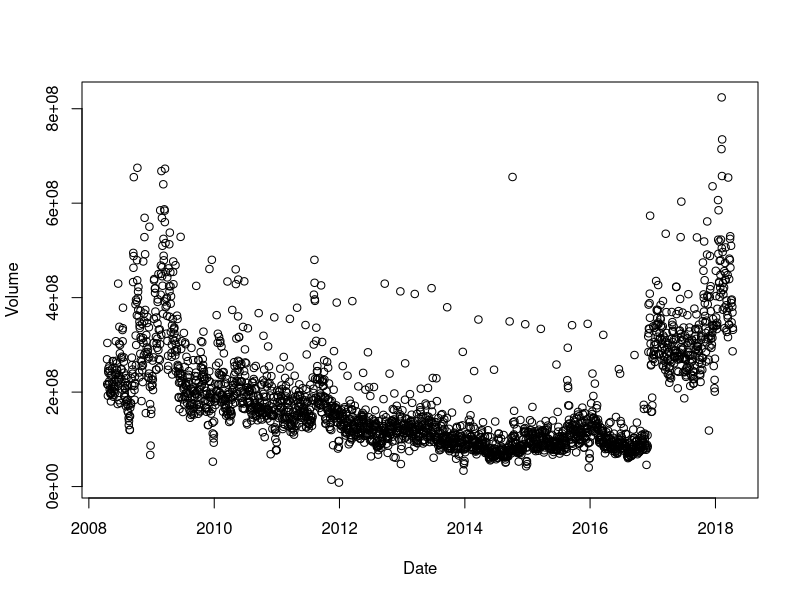
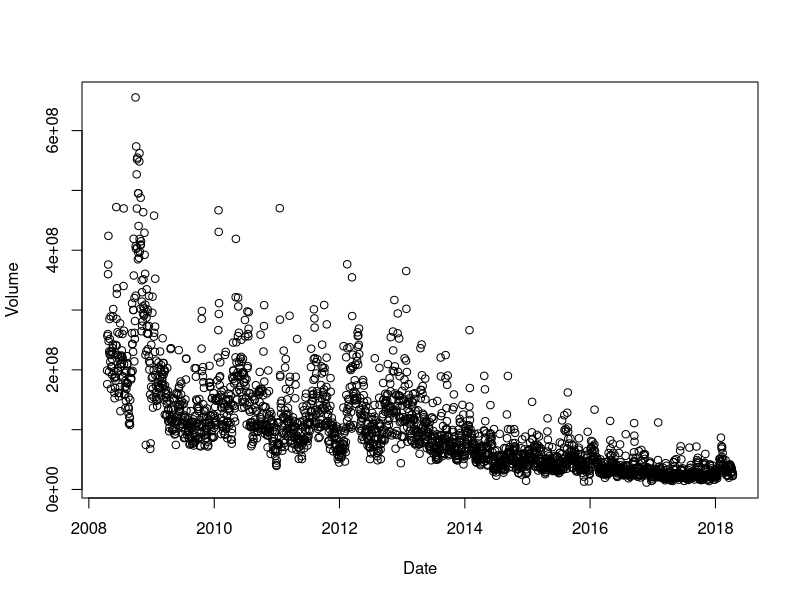
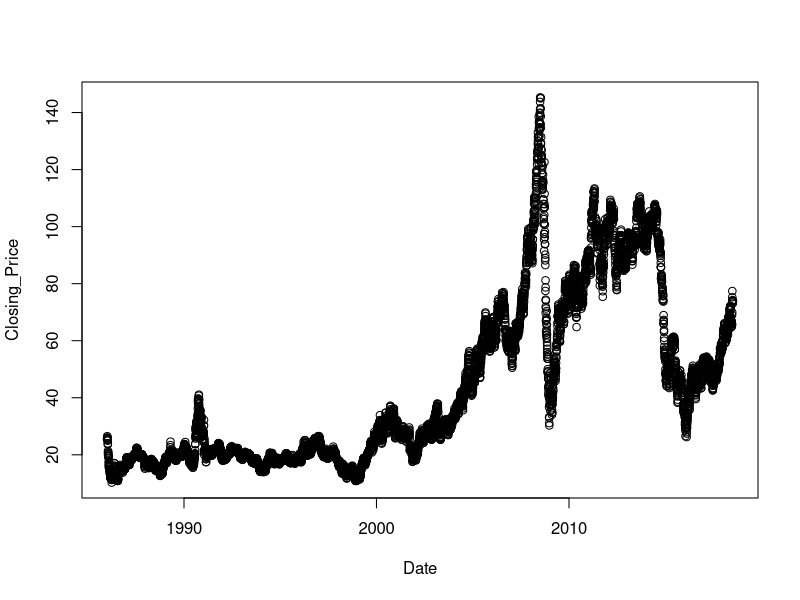
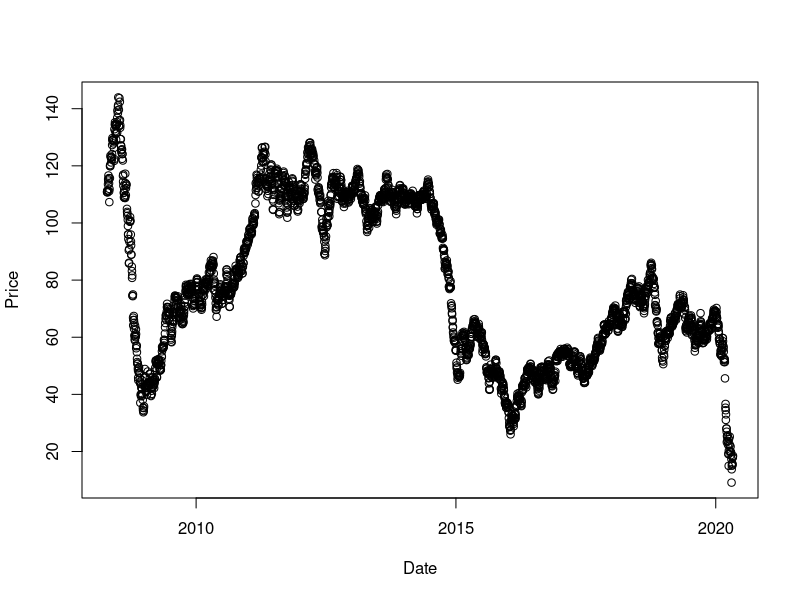

Source code (R) for these figures, in order:
## ---- chunk 1
options(scipen = 1, digits = 4, width = 80)
library(knitr)
opts_chunk$set(cache = TRUE, autodep = TRUE)
## ---- chunk 2
# install necessary packages
# install.packages("readxl")
## ---- chunk 3
library(readr)
library("readxl")
## ---- chunk 4
The_interest_rate_for_the_United_States<- read_csv("The interest rate for the United States, from 2008 - 2018.csv")
plot(Volume ~ Date, data=The_interest_rate_for_the_United_States)
## ---- chunk 5
Dow_Jones_Industrial_Average_from_April <- read_csv("Dow Jones Industrial Average from April 2008 to April 2018.csv")
## ---- chunk 6
Apple_Inc_company_stock <- read_csv("Apple Inc. - company stock.csv")
plot(Volume ~ Date, data=Apple_Inc_company_stock)
## ---- chunk 7
Crude_Oil_price <- read_excel("Crude Oil Prices Daily.xlsx")
Crude_Oil_price$Date = as.Date(Crude_Oil_price$Date, format="%m/%d/%y")
plot(Closing_Price ~ Date, data=Crude_Oil_price)

Brent_Oil_price <- read_csv("BrentOilPrices.csv")
Brent_Oil_price$Date = as.Date(Brent_Oil_price$Date, format="%d-%b-%y")
plot(Price ~ Date, data=Brent_Oil_price)
